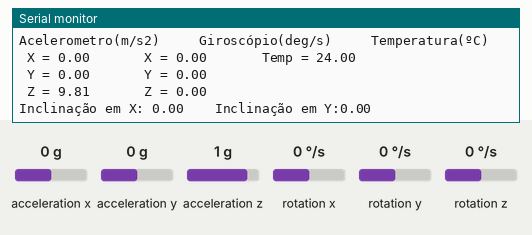
A sketch run on a simulated ESP8266 (NodeMCU). On the bench: the last lines printed to the serial monitor. Wiring (inferred from the names in the program): MPU-6050 motion sensor at I2C address 0x68. The inputs (shaded band) are chosen by the test bench; at power-on: acceleration z 1 g, acceleration x 0 g, acceleration y 0 g, rotation x 0 °/s, rotation y 0 °/s, rotation z 0 °/s.

Above: at 1.8 s.
1.9 s: acceleration z set to 0 g
At 2.8 s:
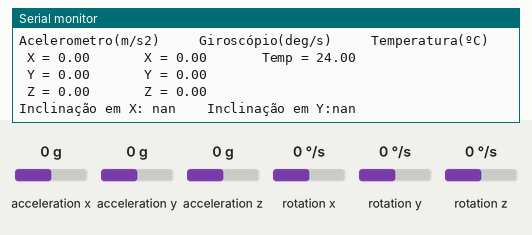
4.5 s: acceleration x set to -1.4 g
At 5.5 s:
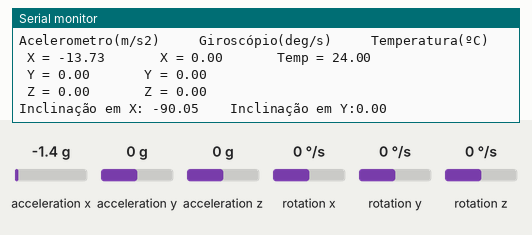
6.0 s: acceleration y set to -1.4 g
At 6.8 s:
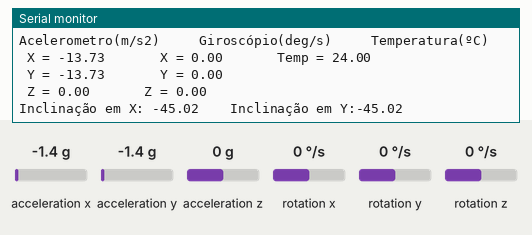
7.5 s: rotation x set to -192 °/s
9.0 s: rotation y set to -192 °/s
At 9.9 s:
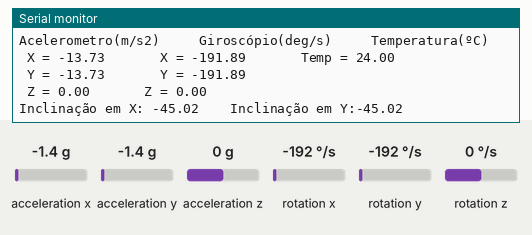
Timing chart, 0 to 11.5 s (numbered marks = the images above; inputs shaded):
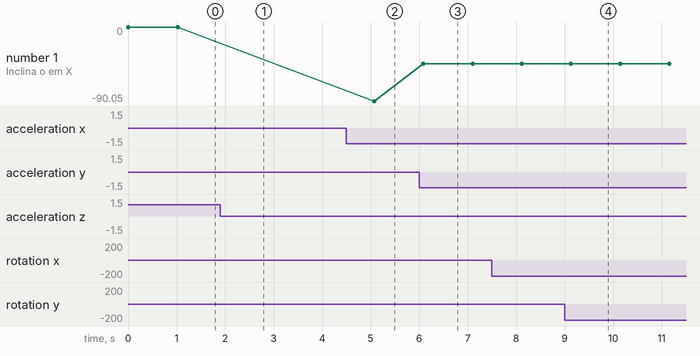

Measured:
- after the input at 1.9 s, the serial monitor: prints a new line after 0.13 s (image 1)
- after the input at 4.5 s, the serial monitor: prints a new line after 0.57 s (image 2)
- after the input at 6.0 s, the serial monitor: prints a new line after 0.08 s (image 3)
- after the input at 9.0 s, the serial monitor: prints a new line after 0.12 s (image 4)
- plotted number 1: 0 → -90.05 after the input at 4.5 s, -90.05 → -45.02 after the input at 6.0 s

The sketch:

acelerometro_mpu6050.ino
```cpp
#include <Wire.h>

//Direção I2C da IMU
#define MPU 0x68

//LEDS
#define pinVerde D5
#define pinAmarelo D6
#define pinVermelho D7
#define pinAzul D8

//MPU-6050 da os valores em inteiros de 16 bits
//Valores RAW
// Leitura dos valores fornecidos diretamente pelo MPU-6050 (valores RAW) através do barramento I2C.
//Os valores RAW têm um intervalo de medição entre -32768 e +32767.

int16_t AcX, AcY, AcZ, GyX, GyY, GyZ, Tmp;

void setup()
{
Wire.begin(4,5); // D2(GPIO4)=SDA / D1(GPIO5)=SCL
Wire.beginTransmission(MPU); // iniciando o sensor
Wire.write(0x6B); // endereço I2C
Wire.write(0);
Wire.endTransmission(true); // iniciando I2C
Serial.begin(115200); // iniciando a porta serial
}

void loop()
{
   Wire.beginTransmission(MPU); //iniciando a transmissao
   Wire.write(0x3B); //definindo o registrador que será utilizado
   Wire.endTransmission(false);

   //Solicita os 6 dados do sensor
   Wire.requestFrom(MPU,7*2,true); //Cada valor ocupa 2 registros

   //Armazenado os valores lido pelo NodeMCU

   //Aceleração do eixo X,Y e Z
   AcX=Wire.read()<<8|Wire.read();
   AcY=Wire.read()<<8|Wire.read();
   AcZ=Wire.read()<<8|Wire.read();
   Tmp=Wire.read()<<8|Wire.read();
   GyX=Wire.read()<<8|Wire.read();
   GyY=Wire.read()<<8|Wire.read();
   GyZ=Wire.read()<<8|Wire.read();

  //Conversão para Sistema Internacional
   float ax_m_s2 = AcX * (9.81/16384.0);
   float ay_m_s2 = AcY * (9.81/16384.0);
   float az_m_s2 = AcZ * (9.81/16384.0);
   float temp_grau_celcius = Tmp/340.00+36.53;
   float gx_deg_s = GyX * (250.0/32768.0);
   float gy_deg_s = GyY * (250.0/32768.0);
   float gz_deg_s = GyZ * (250.0/32768.0);

    //Calculo dos angulos de inclinação
    float accel_ang_x=atan(AcX/sqrt(pow(AcY,2) + pow(AcZ,2)))*(180.0/3.14);
    float accel_ang_y=atan(AcY/sqrt(pow(AcX,2) + pow(AcZ,2)))*(180.0/3.14);

   //Imprime os valores na serial
   Serial.println("Acelerometro(m/s2) \t\tGiroscópio(deg/s) \t\tTemperatura(ºC)");
   Serial.print(" X = "); Serial.print(ax_m_s2);
   Serial.print("\t\t\t X = "); Serial.print(gx_deg_s);
   Serial.print("\t\t\t Temp = "); Serial.println(temp_grau_celcius);
   Serial.print(" Y = "); Serial.print(ay_m_s2);
   Serial.print("\t\t\t Y = "); Serial.println(gy_deg_s);
   Serial.print(" Z = "); Serial.print(az_m_s2);
   Serial.print("\t\t\t Z = "); Serial.println(gz_deg_s);

   Serial.print("\nInclinação em X: ");
   Serial.print(accel_ang_x);
   Serial.print("\t\tInclinação em Y:");
   Serial.println(accel_ang_y);
   Serial.println();

   if (AcX < 1000 && AcY < -8000)
   {
      digitalWrite(pinVerde, HIGH);
      digitalWrite(pinAzul, LOW);
      digitalWrite(pinVermelho, LOW);
      digitalWrite(pinAmarelo, LOW);
   }
   else if (AcX < 1000 && AcY > 8000)
   {
      digitalWrite(pinVerde, LOW);
      digitalWrite(pinAzul, HIGH);
      digitalWrite(pinVermelho, LOW);
      digitalWrite(pinAmarelo, LOW);
   }
   else if (AcX > 8000 && AcY < 1000)
   {
      digitalWrite(pinVerde, LOW);
      digitalWrite(pinAzul, LOW);
      digitalWrite(pinVermelho, HIGH);
      digitalWrite(pinAmarelo, LOW);
   }
   else if (AcX < -8000 && AcY < 1000)
   {
      digitalWrite(pinVerde, LOW);
      digitalWrite(pinAzul, LOW);
      digitalWrite(pinVermelho, LOW);
      digitalWrite(pinAmarelo, HIGH);
   }
   else
   {
      digitalWrite(pinVerde, LOW);
      digitalWrite(pinAzul, LOW);
      digitalWrite(pinVermelho, LOW);
      digitalWrite(pinAmarelo, LOW);
   }


   delay(1000); //aguarda 1000ms para ler novamente os valores
}
```
